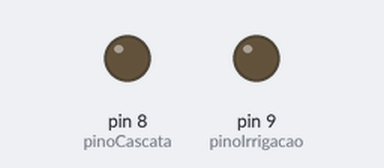
Simulated run of this sketch. Board: Arduino Uno, built with avr-gcc and run on an emulated ATmega328P. Shown: output pins drawn as LEDs (lit = HIGH).

Above: at 7.5 s.
Timing chart, 0 to 20.8 s (numbered marks = the images above):
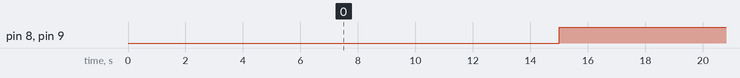

Measured:
- by itself, pin 8 (pinoCascata), pin 9 (pinoIrrigacao): alternates HIGH for 6.0 s and LOW for 10.0 s

The sketch:

terrario.ino
```cpp
/*
Controle de irrigação!
https://github.com/TioRACLab/controle-terrario
*/

#include <Wire.h>
#include <ds3231.h>

const int pinoCascata = 8;
const int pinoIrrigacao = 9;
const int pinoLamapada = 10;

bool ativarIrrigacao = true;
struct ts t;

void setup() {
  pinMode(pinoCascata, OUTPUT);
  pinMode(pinoIrrigacao, OUTPUT);

  Serial.begin(9600);
  Wire.begin();
  DS3231_init(DS3231_INTCN);

  t.hour=12;
  t.min=30;
  t.sec=0;
  t.mday=07;
  t.mon=03;
  t.year=2020;

  DS3231_set(t);
}

void loop() {

    delay(5000);
    mudarIrrigacao();
    delay(10000);
    mudarIrrigacao();

    /*DS3231_get(&t);

    Serial.print("Date : ");
    Serial.print(t.mday);
    Serial.print("/");
    Serial.print(t.mon);
    Serial.print("/");
    Serial.print(t.year);
    Serial.print("\t Hour : ");
    Serial.print(t.hour);
    Serial.print(":");
    Serial.print(t.min);
    Serial.print(".");
    Serial.println(t.sec);

    if (t.hour == 12 && t.min == 30 && t.sec == 30) {
        Serial.println("Ligou!!");
        mudarIrrigacao();

    }

    if (t.hour == 12 && t.min == 31&& t.sec == 0) {
        Serial.println("Desligou!!");
        mudarIrrigacao();
    }

    if (t.hour == 8 && t.min == 30 && t.sec == 0) {
        Serial.println("Ligou Lampada!!");
        mudarLampada(true);
    }

    if (t.hour == 20 && t.min == 30 && t.sec == 0) {
        Serial.println("Desligou Lampada!!");
        mudarLampada(false);
    }*/

    delay(1000);
}

void mudarIrrigacao() {
    ativarIrrigacao = !ativarIrrigacao;

    if (ativarIrrigacao) {
      digitalWrite(pinoCascata, HIGH);
      digitalWrite(pinoIrrigacao, HIGH);
    }
    else {
      digitalWrite(pinoCascata, LOW);
      digitalWrite(pinoIrrigacao, LOW);
    }
}

void mudarLampada(bool ativar) {
    if (ativar) {
      digitalWrite(pinoLamapada, HIGH);
    }
    else {
      digitalWrite(pinoLamapada, LOW);
    }
}
```
